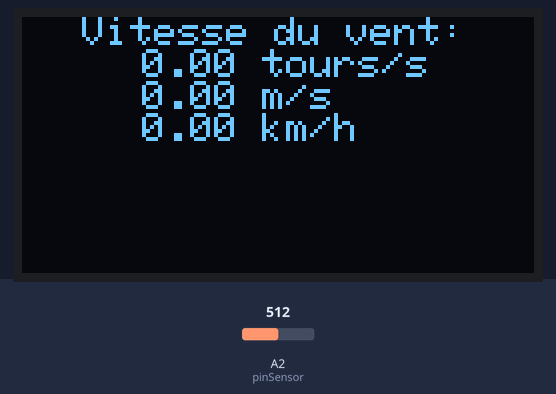
Recording of a sketch running on a simulated Arduino Uno, built with avr-gcc and run on an emulated ATmega328P. Parts: 128×64 one-colour display. The test bench sets the inputs (shaded band); at power-on: A2 (pinSensor) = 512.

Above: at 18.8 s.

The sketch:

Anemometre.ino
```cpp
/*
  ==Exploitation de l'anémomètre avec affichage sur écran OLED==

  Connections

  Capteur IR | Arduino
  Vcc        | +3.3V
  GND        | GND
  Data       | A2
  No         | -

  Ecran OLED | Arduino
  GND        | GND
  Vdd        | +3.3V
  SCL        | A5 (Uno, Nano)
  SDA        | A4 (Uno, Nano)
*/

#include <Wire.h> //Interface de communication I2C pour l'écran OLED
#include <Adafruit_GFX.h> //Bibliothèque de gestion de l'écran
#include <Adafruit_SSD1306.h> //idem

#define OLED_RESET 4 //Définie le pin de connection de ???
Adafruit_SSD1306 oled_screen(OLED_RESET); //création d'un objet gérant l'écran

#define pinSensor A2 //pin analogique récupérant la valeur du capteur IR

int valSensor = 0; //variable de lecture du capteur IR
int detectionsNb = 0; //variable gérant le nombre de détections du capteur IR
const int detection_delay = 15000; //délai de la détection en ms
const int radiusNb = 5; //nombre de rayons de la roue codeuse
bool pos; //permet de stocker l'état de la détection
float angularSpeedCoeff; //coefficient de convertion du nombre de détections à la vitesse angulaire
float angularSpeed; //vitesse angulaire
float linearSpeedCoeff; //coefficient de convertion vitesse angulaire/linéaire
float linearSpeed; //vitesse linéaire en km/h
const int kmHCoeff = 3.6; //coefficient de convertion m/s vers km/h
float kmHSpeed; //vitesse linéaire en km/h

void setup() {
  /*
    Calcul des coefficients: le nombres de rayons détectés durant l'intervalle sera divisé par la durée de
    l'intervalle et par le nombres de rayons de la roue pour obtenir une vitesse de rotation en tours/s.
  */
  angularSpeedCoeff = 1.0/((detection_delay/1000)*radiusNb);

  oled_screen.begin(SSD1306_SWITCHCAPVCC, 0x3C); //initialisation de l'écran OLED sur l'adresse I2C 0x3C
  //l'adresse devra être modifiée selon le format d'écran (ici 128*32)

  delay(2000); //délai d'initialisation de l'écran
  oled_screen.clearDisplay(); //reset de l'écran
}

void loop() {
  valSensor = analogRead(pinSensor); //première lecture de la valeur du capteur IR

    /*La capteur est utilisé en tout ou rien. On stock dans un booléen de la position détectée,
    si le capteur renvoie une valeur supérieure à 600, c'est un rayon de la roue,
    sinon c'est le vide entre deux rayons.
    */
    if (valSensor >= 600){
      pos = true;
    }
    else if (valSensor < 600){
      pos = false;
    }

  for(int i=0;i<detection_delay;i++){ //nous allons maintenant lire la valeur du capteur pendant l'intervalle

    valSensor = analogRead(pinSensor);

    if (valSensor >= 600 && pos == false){ //si on repère un front montant c'est le début d'un rayon
      pos = true;
      detectionsNb += 1; //on comptabilise ce front
    }
    else if (valSensor < 600 && pos == true){ //les fronts descendants ne sont pas comptabilisés
      pos = false;
    }

    delay(1); //on s'assure d'au minimum une ms de délai pour respecter l'intervalle
  }

  /*
  Cette vitesse de rotation pourra alors être multiplié par un coefficient permettant d'obtenir la
  vitesse du vent en m/s. Enfin cette dernière pourra être convertie en km/h.
  */

  //paramètres d'affichages
  oled_screen.clearDisplay();
  oled_screen.setTextSize(1);
  oled_screen.setTextColor(WHITE);
  oled_screen.setCursor(15,0);

  //vitesse de rotation
  angularSpeed = angularSpeedCoeff * detectionsNb;
  oled_screen.print("Vitesse du vent: ");
  oled_screen.setCursor(30,8);
  oled_screen.print(angularSpeed);
  oled_screen.print(" tours/s");

  //vitesse linéaire
  //en m/s
  linearSpeed = linearSpeedCoeff * angularSpeed;
  oled_screen.setCursor(30,16);
  oled_screen.print(linearSpeed);
  oled_screen.print(" m/s");

  //en km/h
  kmHSpeed = kmHCoeff * linearSpeed;
  oled_screen.setCursor(30,24);
  oled_screen.print(kmHSpeed);
  oled_screen.print(" km/h");

  //affichage
  oled_screen.display();

  //remise à 0 du nb de détections
  detectionsNb = 0;
  delay(10);
}
```
